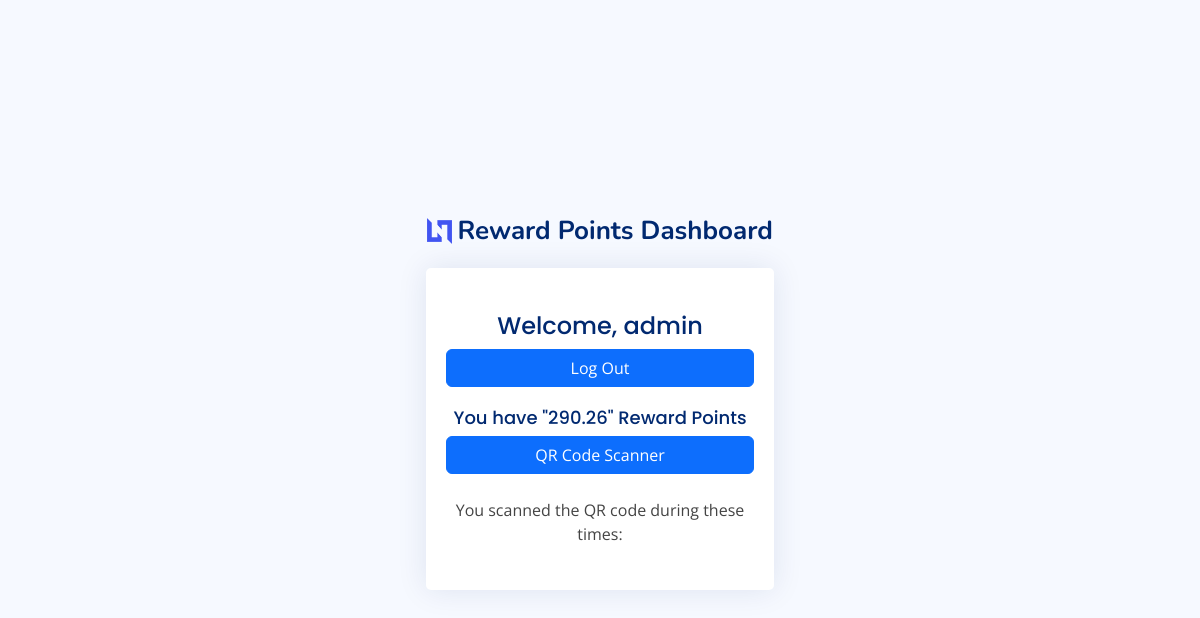
Page /dashboard (signed in) on the earlier database version.
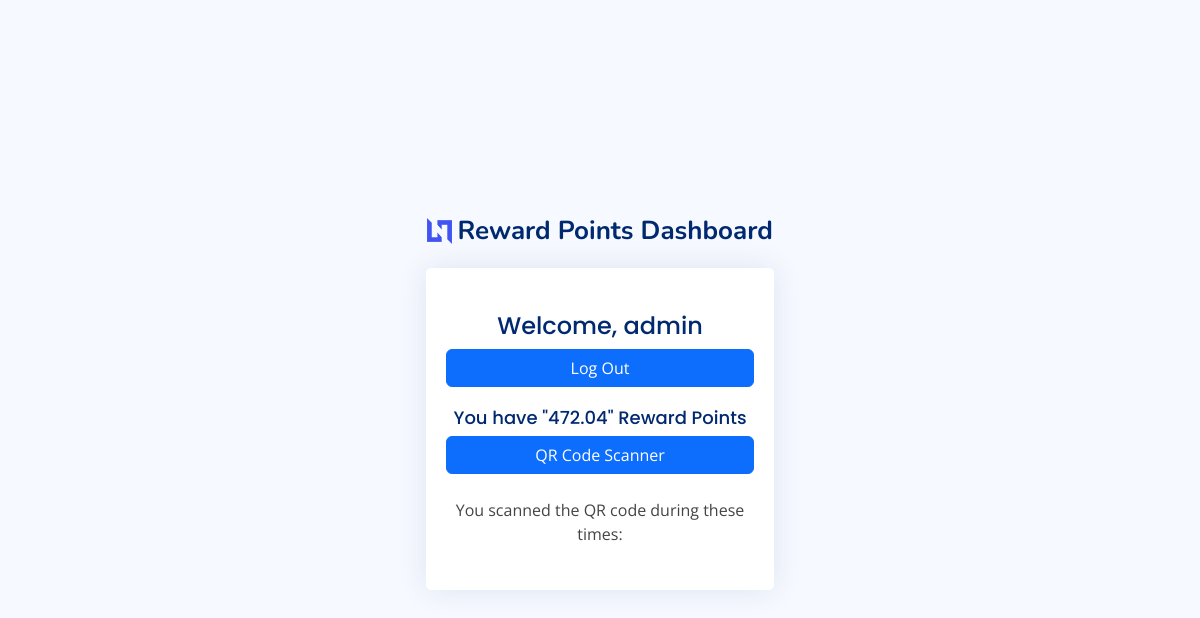
Same page on the later database version.
### api/models.py (models this page shows, shortened)
class RewardPoints(models.Model):
    name = models.CharField(max_length=1000, default='')
    value = models.DecimalField(max_digits=10, decimal_places=2, default=0)
    class Meta:
        db_table = 'state'
        verbose_name = 'Reward Point'

### api/views.py (the view)
# urls.py: path('dashboard', views.dashboard, name='dashboard'),    #dashboard page
def dashboard(request):
    callname = RewardPoints.objects.all()
    return render(request, 'dashboard.html',{'callname': callname})

### templates/dashboard.html (shortened to what this page needs)
{% load static %}
<!DOCTYPE html>
<html lang="en">
<head>
  <link href="{% static 'assets/vendor/bootstrap/css/bootstrap.min.css' %}" rel="stylesheet">
  <link href="{% static 'assets/vendor/bootstrap-icons/bootstrap-icons.css' %}" rel="stylesheet">
  <link href="{% static 'assets/vendor/boxicons/css/boxicons.min.css' %}" rel="stylesheet">
  <link href="{% static 'assets/vendor/quill/quill.snow.css' %}" rel="stylesheet">
  <link href="{% static 'assets/vendor/quill/quill.bubble.css' %}" rel="stylesheet">
  <link href="{% static 'assets/vendor/remixicon/remixicon.css' %}" rel="stylesheet">
  <link href="{% static 'assets/vendor/simple-datatables/style.css' %}" rel="stylesheet">
  <link href="{% static 'assets/css/style.css' %}" rel="stylesheet">
</head>
<body>
  <main>
    <div class="container">
      <section class="section register min-vh-100 d-flex flex-column align-items-center justify-content-center py-4">
        <div class="container">
          <div class="row justify-content-center">
            <div class="col-lg-4 col-md-6 d-flex flex-column align-items-center justify-content-center">
              <div class="d-flex justify-content-center py-4">
                <a href="{% url 'root' %}" class="logo d-flex align-items-center w-auto">
                  <img src="{% static 'assets/img/logo.png' %}" alt="">
                  <span class="d-none d-lg-block">Reward Points Dashboard</span>
                </a>
              </div>
              <div class="card mb-3">
                <div class="card-body">
                  {% if user.is_authenticated %}
                  <div class="pt-4 pb-2">
                    <h5 class="card-title text-center pb-0 fs-4">Welcome, {{user.username}}</h5>
                    <div class="col-12">
                      <form action="logout" method="GET">
                        <button class="btn btn-primary w-100" type="submit">Log Out</button>
                      </form>
                    </div>
                    <div class="col-12">
                      {% for rewardpoint in callname %}
                        {% if rewardpoint.name == user.username %}
                        <h5 class="card-title text-center pb-0">You have "{{rewardpoint.value}}" Reward Points</h5>
                        {% endif %}
                      {% endfor %}
                    </div>
                    <div class="col-12">
                      <form action="checking" method="GET">
                        <button class="btn btn-primary w-100" type="submit">QR Code Scanner</button>
                      </form>
                    </div>
                    <div class="col-12">
                      <br>
                      <p class="text-center">You scanned the QR code during these times:</p>
                  </div class="col-12">
                  </div>
                  {% endif %}
                </div>
              </div>
            </div>
          </div>
        </div>
      </section>
    </div>
  </main>
</body>
</html>

Differences in the rows shown:
changed RewardPoints: value "290.26" → "472.04"
